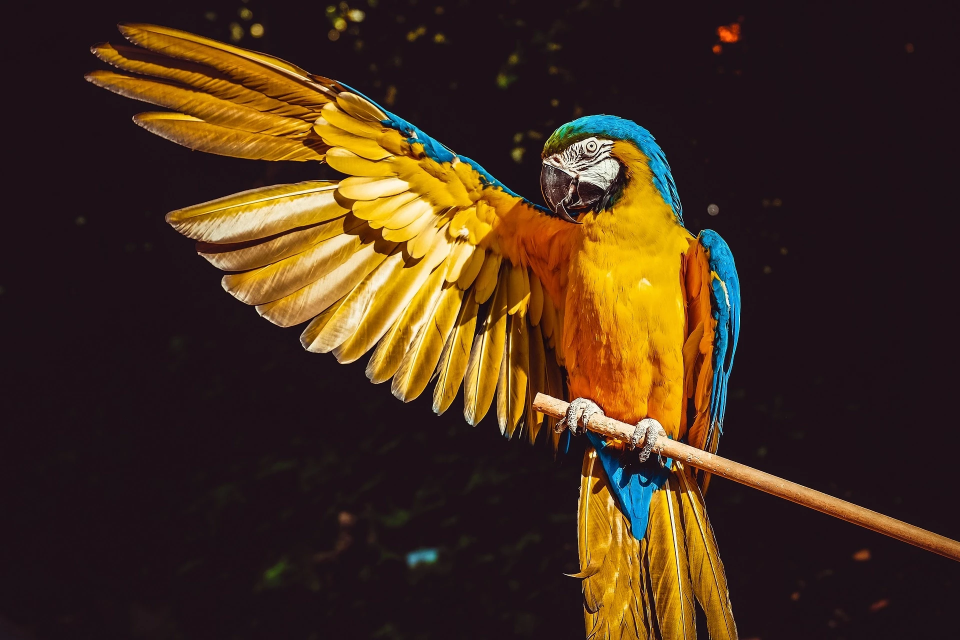
#> input picture bird.jpg, 1920 x 1280 px (shown at 1/2 size)
$ python 08_slice.py
#> lines starting #> are read from the running program, lines starting #| are printed output that depends on the picture
import cv2

src = cv2.imread("bird.jpg", cv2.IMREAD_COLOR)
#> src is the input picture: shape (1280, 1920, 3); mean B, G, R 28.8, 47.5, 69.5

dst = src[100:600, 200:700].copy()
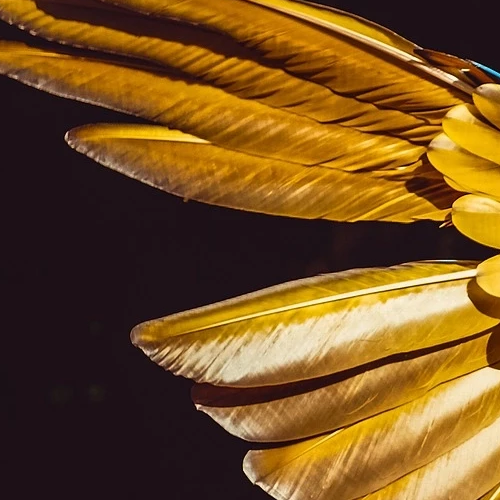
#> dst: shape (500, 500, 3); mean B, G, R 32.4, 79.6, 116.2
#scr[높이(행), 너비(열)]
#.copy() ==> 이미지 복사

cv2.imshow("src",src)
cv2.imshow("dst",dst)

cv2.waitKey(5000)
cv2.destroyAllWindows()
